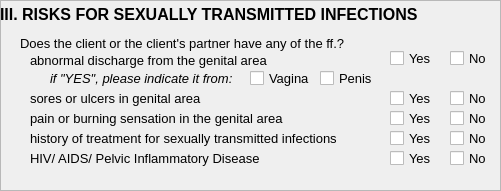
      <widget class="QFrame" name="frameFPSTI">
       <property name="geometry">
        <rect>
         <x>0</x>
         <y>0</y>
         <width>501</width>
         <height>191</height>
        </rect>
       </property>
       <property name="styleSheet">
        <string notr="true">QFrame #frameFPSTI {
border: 2px solid rgba(0, 0, 0, .3);
} </string>
       </property>
       <property name="frameShape">
        <enum>QFrame::StyledPanel</enum>
       </property>
       <property name="frameShadow">
        <enum>QFrame::Raised</enum>
       </property>
       <widget class="QCheckBox" name="FPadgaY">
        <property name="geometry">
         <rect>
          <x>390</x>
          <y>50</y>
          <width>41</width>
          <height>16</height>
         </rect>
        </property>
        <property name="font">
         <font>
          <family>Arial</family>
          <pointsize>10</pointsize>
         </font>
        </property>
        <property name="text">
         <string>Yes</string>
        </property>
       </widget>
       <widget class="QLabel" name="label_404">
        <property name="geometry">
         <rect>
          <x>0</x>
          <y>-1</y>
          <width>501</width>
          <height>31</height>
         </rect>
        </property>
        <property name="font">
         <font>
          <family>Arial</family>
          <pointsize>12</pointsize>
          <weight>75</weight>
          <bold>true</bold>
         </font>
        </property>
        <property name="styleSheet">
         <string notr="true">border: 2px solid rgba(0, 0, 0, .3);
</string>
        </property>
        <property name="text">
         <string>III. RISKS FOR SEXUALLY TRANSMITTED INFECTIONS</string>
        </property>
        <property name="alignment">
         <set>Qt::AlignLeading|Qt::AlignLeft|Qt::AlignVCenter</set>
        </property>
       </widget>
       <widget class="QLabel" name="label_405">
        <property name="geometry">
         <rect>
          <x>20</x>
          <y>33</y>
          <width>361</width>
          <height>20</height>
         </rect>
        </property>
        <property name="font">
         <font>
          <family>Arial</family>
          <pointsize>10</pointsize>
          <weight>50</weight>
          <bold>false</bold>
         </font>
        </property>
        <property name="text">
         <string>Does the client or the client's partner have any of the ff.?</string>
        </property>
       </widget>
       <widget class="QLabel" name="label_537">
        <property name="geometry">
         <rect>
          <x>30</x>
          <y>50</y>
          <width>241</width>
          <height>20</height>
         </rect>
        </property>
        <property name="font">
         <font>
          <family>Arial</family>
          <pointsize>10</pointsize>
          <weight>50</weight>
          <bold>false</bold>
         </font>
        </property>
        <property name="text">
         <string>abnormal discharge from the genital area</string>
        </property>
       </widget>
       <widget class="QLabel" name="label_538">
        <property name="geometry">
         <rect>
          <x>50</x>
          <y>70</y>
          <width>191</width>
          <height>16</height>
         </rect>
        </property>
        <property name="font">
         <font>
          <family>Arial</family>
          <pointsize>10</pointsize>
          <weight>50</weight>
          <italic>true</italic>
          <bold>false</bold>
         </font>
        </property>
        <property name="text">
         <string>if &quot;YES&quot;, please indicate it from:</string>
        </property>
       </widget>
       <widget class="QLabel" name="label_539">
        <property name="geometry">
         <rect>
          <x>30</x>
          <y>90</y>
          <width>331</width>
          <height>16</height>
         </rect>
        </property>
        <property name="font">
         <font>
          <family>Arial</family>
          <pointsize>10</pointsize>
          <weight>50</weight>
          <bold>false</bold>
         </font>
        </property>
        <property name="text">
         <string>sores or ulcers in genital area</string>
        </property>
       </widget>
       <widget class="QCheckBox" name="FPadgaN">
        <property name="geometry">
         <rect>
          <x>450</x>
          <y>50</y>
          <width>41</width>
          <height>16</height>
         </rect>
        </property>
        <property name="font">
         <font>
          <family>Arial</family>
          <pointsize>10</pointsize>
         </font>
        </property>
        <property name="text">
         <string>No</string>
        </property>
       </widget>
       <widget class="QCheckBox" name="FPadgaVag">
        <property name="geometry">
         <rect>
          <x>250</x>
          <y>70</y>
          <width>61</width>
          <height>16</height>
         </rect>
        </property>
        <property name="font">
         <font>
          <family>Arial</family>
          <pointsize>10</pointsize>
         </font>
        </property>
        <property name="text">
         <string>Vagina</string>
        </property>
       </widget>
       <widget class="QCheckBox" name="FPsugaY">
        <property name="geometry">
         <rect>
          <x>390</x>
          <y>90</y>
          <width>41</width>
          <height>16</height>
         </rect>
        </property>
        <property name="font">
         <font>
          <family>Arial</family>
          <pointsize>10</pointsize>
         </font>
        </property>
        <property name="text">
         <string>Yes</string>
        </property>
       </widget>
       <widget class="QCheckBox" name="FPadgaPen">
        <property name="geometry">
         <rect>
          <x>320</x>
          <y>70</y>
          <width>71</width>
          <height>16</height>
         </rect>
        </property>
        <property name="font">
         <font>
          <family>Arial</family>
          <pointsize>10</pointsize>
         </font>
        </property>
        <property name="text">
         <string>Penis</string>
        </property>
       </widget>
       <widget class="QCheckBox" name="FPsugaN">
        <property name="geometry">
         <rect>
          <x>450</x>
          <y>90</y>
          <width>41</width>
          <height>16</height>
         </rect>
        </property>
        <property name="font">
         <font>
          <family>Arial</family>
          <pointsize>10</pointsize>
         </font>
        </property>
        <property name="text">
         <string>No</string>
        </property>
       </widget>
       <widget class="QLabel" name="label_540">
        <property name="geometry">
         <rect>
          <x>30</x>
          <y>110</y>
          <width>281</width>
          <height>16</height>
         </rect>
        </property>
        <property name="font">
         <font>
          <family>Arial</family>
          <pointsize>10</pointsize>
          <weight>50</weight>
          <bold>false</bold>
         </font>
        </property>
        <property name="text">
         <string>pain or burning sensation in the genital area</string>
        </property>
       </widget>
       <widget class="QLabel" name="label_541">
        <property name="geometry">
         <rect>
          <x>30</x>
          <y>130</y>
          <width>311</width>
          <height>16</height>
         </rect>
        </property>
        <property name="font">
         <font>
          <family>Arial</family>
          <pointsize>10</pointsize>
          <weight>50</weight>
          <bold>false</bold>
         </font>
        </property>
        <property name="text">
         <string>history of treatment for sexually transmitted infections</string>
        </property>
       </widget>
       <widget class="QLabel" name="label_542">
        <property name="geometry">
         <rect>
          <x>30</x>
          <y>150</y>
          <width>241</width>
          <height>16</height>
         </rect>
        </property>
        <property name="font">
         <font>
          <family>Arial</family>
          <pointsize>10</pointsize>
          <weight>50</weight>
          <bold>false</bold>
         </font>
        </property>
        <property name="text">
         <string>HIV/ AIDS/ Pelvic Inflammatory Disease</string>
        </property>
       </widget>
       <widget class="QCheckBox" name="FPpbgaY">
        <property name="geometry">
         <rect>
          <x>390</x>
          <y>110</y>
          <width>41</width>
          <height>16</height>
         </rect>
        </property>
        <property name="font">
         <font>
          <family>Arial</family>
          <pointsize>10</pointsize>
         </font>
        </property>
        <property name="text">
         <string>Yes</string>
        </property>
       </widget>
       <widget class="QCheckBox" name="FPhtstiY">
        <property name="geometry">
         <rect>
          <x>390</x>
          <y>130</y>
          <width>41</width>
          <height>16</height>
         </rect>
        </property>
        <property name="font">
         <font>
          <family>Arial</family>
          <pointsize>10</pointsize>
         </font>
        </property>
        <property name="text">
         <string>Yes</string>
        </property>
       </widget>
       <widget class="QCheckBox" name="FPhivetcY">
        <property name="geometry">
         <rect>
          <x>390</x>
          <y>150</y>
          <width>41</width>
          <height>16</height>
         </rect>
        </property>
        <property name="font">
         <font>
          <family>Arial</family>
          <pointsize>10</pointsize>
         </font>
        </property>
        <property name="text">
         <string>Yes</string>
        </property>
       </widget>
       <widget class="QCheckBox" name="FPpbgaN">
        <property name="geometry">
         <rect>
          <x>450</x>
          <y>110</y>
          <width>41</width>
          <height>16</height>
         </rect>
        </property>
        <property name="font">
         <font>
          <family>Arial</family>
          <pointsize>10</pointsize>
         </font>
        </property>
        <property name="text">
         <string>No</string>
        </property>
       </widget>
       <widget class="QCheckBox" name="FPhtstiN">
        <property name="geometry">
         <rect>
          <x>450</x>
          <y>130</y>
          <width>41</width>
          <height>16</height>
         </rect>
        </property>
        <property name="font">
         <font>
          <family>Arial</family>
          <pointsize>10</pointsize>
         </font>
        </property>
        <property name="text">
         <string>No</string>
        </property>
       </widget>
       <widget class="QCheckBox" name="FPhivetcN">
        <property name="geometry">
         <rect>
          <x>450</x>
          <y>150</y>
          <width>41</width>
          <height>16</height>
         </rect>
        </property>
        <property name="font">
         <font>
          <family>Arial</family>
          <pointsize>10</pointsize>
         </font>
        </property>
        <property name="text">
         <string>No</string>
        </property>
       </widget>
      </widget>
